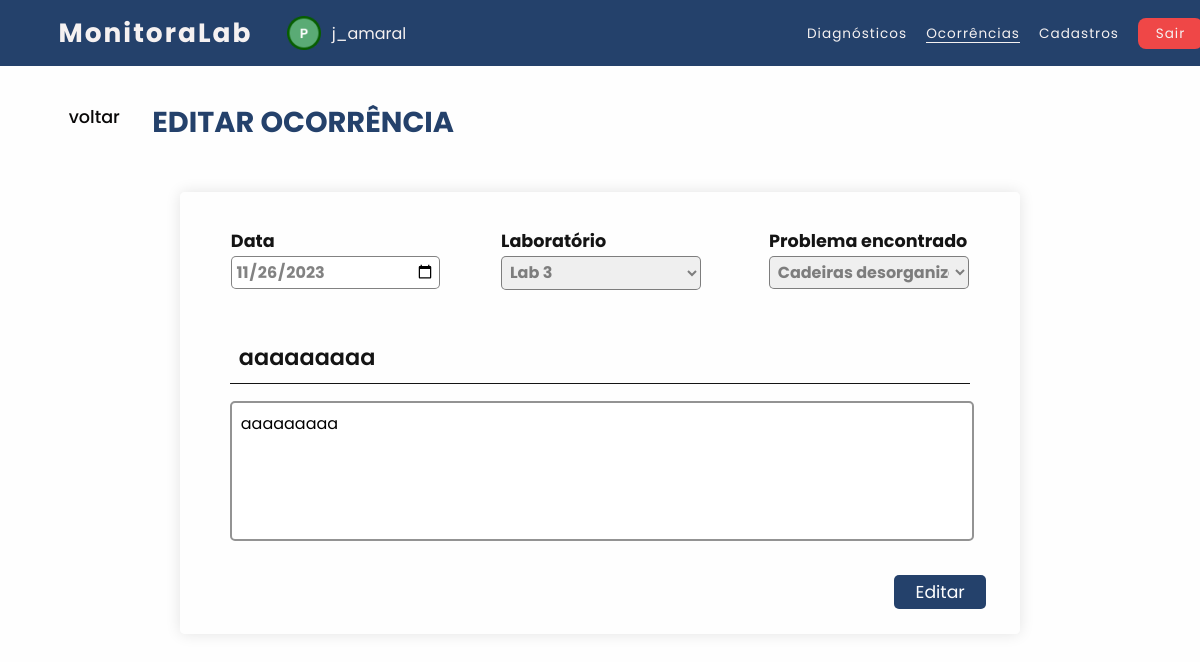
The app's page /usuarios/professor/editar-ocorrencia.php?id=83 (signed in) with its own data.
### tables this page shows
CREATE TABLE `ocorrencia` (
  `ID` int(11) NOT NULL,
  `data` date NOT NULL,
  `titulo` varchar(150) NOT NULL,
  `laboratorio` varchar(15) NOT NULL,
  `problema` varchar(30) NOT NULL,
  `descricao` varchar(500) NOT NULL,
  `responsavel` varchar(30) NOT NULL,
  `arquivado` varchar(5) NOT NULL,
  `login_prof` varchar(30) DEFAULT NULL
);

### usuarios/professor/editar-ocorrencia.php (the view, shortened to what this page needs)
<?php
    $conexao = ConectarBanco();
    $id = $_GET["id"];
    $sql_query = $conexao->query("SELECT `ID`, `Data`, `Titulo`, `Laboratorio`, `Problema`,
        `Descricao`,`Responsavel`, `Login_Prof` FROM ocorrencia WHERE id = '$id'") or die ($conexao->error);
    if ($sql_query && mysqli_num_rows($sql_query) > 0)
    {
        $ocorrencia = mysqli_fetch_assoc($sql_query);
    }
?>
<!DOCTYPE html>
<html lang="pt-br">
    <head>
        <link rel="stylesheet" type="text/css" href="../../css/navbar.css"><link rel="preconnect" href="https://fonts.googleapis.com">
        <link rel="stylesheet" type="text/css" href="../../css/registrar-ocorrencia.css"><link rel="preconnect" href="https://fonts.googleapis.com">
        <link rel="stylesheet" href="../../css/fonte-alert.css">
        <link rel="stylesheet" type="text/css" href="../../css/icone-tema.css">
    </head>
    <body id="body">
        <nav>
            <h1 class="logo">MonitoraLab</h1>
            <img src="../../icons/icone-professor.png" class="icone-usuario">
            <div class="usuario"><?php echo $_SESSION['login'] ;?></div>
            <ul class="nav-professor">
                <li><a class="nav-li" href="inicio.php">Diagnósticos</a></li>
                <li><a class="active" href="">Ocorrências</a></li>
                <li><a class="nav-li" href="monitores-cadastrados.php">Cadastros</a></li>
                <li><a class="Btn-Sair" onclick="Sair()" style="cursor: pointer;">Sair</a> </li>
            </ul>
        </nav>
        <div class="voltar">
            <a href="javascript: history.go(-1)" class="texto-voltar">voltar</a>
            <h2>Editar Ocorrência</h2>
        </div>
        <fieldset>
            <div class="cabecalho-forms">
                <div class="data">
                    <label class="titulo-info">Data</label>
                    <input type="date" id="dataOcorrencia" name="" class="input-data" value="<?= $ocorrencia['Data'] ?>">
                </div>
                <div class="laboratorio">
                    <label class="titulo-info">Laboratório</label>
                    <select name="" id="Sele-lab" class="select-lab">
                        <option value="<?= $ocorrencia['Laboratorio'] ?>"><?php echo $ocorrencia['Laboratorio']; ?></option>
                    </select>
                </div>
                <div class="problema">
                    <label class="titulo-info">Problema encontrado</label>
                    <select id="Sele-problema" class="select-prob">
                        <option value="<?= $ocorrencia['Problema'] ?>"><?php echo $ocorrencia['Problema']; ?></option>
                    </select>
                </div>
            </div>
            <div class="titulo-descricao">
                <input type="text" name="txt-titulo" id="titulo-ocorrencia" value="<?= $ocorrencia['Titulo'] ?>">
                <textarea class="txt-descricao" id="descricaoOcorrencia"><?php echo $ocorrencia['Descricao'] ?></textarea>
            </div>
            <?php echo '<a class="botao" onclick="Editar(this)" id-ocorrencia="' . $ocorrencia['ID'] . '" >Editar</a>'; ?>
        </fieldset>
    </body>
</html>

### css/navbar.css (style rules this page uses)
nav { background-color: var(--azul-1); color: var(--branco-1); padding: 1.1% 2%; display: flex; align-items: center; }
.logo { font-family: 'Poppins', sans-serif; font-size: 165%; font-weight: bold; letter-spacing: 2px; margin-left: 2%; }
.icone-usuario { margin-left: 3%; margin-right: 0.4%; width: 3%; }
.usuario { font-family: 'Poppins', sans-serif; font-size: 100%; margin-left: 0.5%; }
nav ul { position: absolute; margin-left: 54%; }
ul.nav-professor { position: absolute; margin-left: 64%; }
nav ul li { display: inline-block; line-height: 80%; margin-left: 15px; }
nav ul li a { color: var(--branco-1); font-family: 'Poppins', sans-serif; font-size: 85%; letter-spacing: 1px; line-height: 20%; position: relative; font-weight: 400; }
.nav-li::after { content: " "; width: 0%; height: 1px; background-color: var(--branco-1); position: absolute; bottom: 0; left: 0; transition: 0.2s ease-in-out; }
.active::after { content: " "; width: 100%; height: 1px; background-color: var(--branco-1); position: absolute; bottom: 0; left: 0; }
.Btn-Sair { background-color: var(--vermelho-1); padding: 20% 60%; border-radius: 8px; }

### css/registrar-ocorrencia.css (style rules this page uses)
html { min-height: 100vh; }
* { margin: 0; padding: 0; text-decoration: none; list-style: none; }
body { background: var(--fundo); }
.voltar { display: flex; align-items: center; margin: 2% 5% 2% 5%; }
.texto-voltar { font-family: 'Poppins', sans-serif; margin-left: 0.8%; font-weight: 500; font-size: 110%; color: var(--voltar); }
h2 { color: var(--h2); text-transform: uppercase; margin: 1% 0 0 3%; letter-spacing: normal; font-size: 180%; font-family: 'Poppins', sans-serif; }
fieldset { display: flex; flex-direction: column; width: 70%; height: auto; margin: 4% 0 5% 15%; border: none; box-shadow: var(--sombra) 0px 0px 15px; background: var(--caixa); border-radius: 5px; }
.cabecalho-forms { display: flex; flex-direction: row; justify-content:space-around; margin: 4% 2% ; }
.titulo-descricao { display: flex; flex-direction: column; justify-content:space-around; margin: 1% 0 0 0 ; }
.titulo-info { letter-spacing: normal; font-size: 110%; color: var(--titulo-dados); margin: 1% 0 1% 0; font-weight: bold; font-family: 'Poppins', sans-serif; }
.data { display: flex; flex-direction: column; }
.laboratorio { display: flex; flex-direction: column; }
.problema { display: flex; flex-direction: column; }
.input-data { padding: 1.5% 1.5% 1.5% 1.8%; height: 25px; width: 200px; color: var(--txt); font-weight: bold; font-family: 'Poppins', sans-serif; border-radius: 5px; border: 1px solid; font-size: 100%; }
.select-lab { padding: 1.8% 1.8% 1.8% 2%; height: auto; width: 200px; color: var(--txt); font-weight: bold; font-family: 'Poppins', sans-serif; border-radius: 5px; border: 1px solid; font-size: 100%; }
.select-prob { padding: 1.5% 1.5% 1.5% 1.8%; width: 200px; color: var(--txt); font-weight: bold; font-family: 'Poppins', sans-serif; border-radius: 5px; border: 1px solid; font-size: 100%; }
#titulo-ocorrencia { width: 86%; margin: 0% 0 1% 6%; border: none; border-bottom: 1px solid var(--dados); font-family: 'Poppins', sans-serif; font-size: 140%; font-weight: 600; padding: 1%; background-color: transparent; color: var(--dados); }
.txt-descricao { resize: none; height: 120px; width: 86%; margin: 1% 0 1% 6%; border: 2px solid var(--cinza-1); border-radius: 5px; padding: 1%; font-family: 'Poppins', sans-serif; font-size: 100%; }
.botao { background-color: var(--fundo-botao); color: var(--texto-branco); font-family: 'Poppins', sans-serif ; border: none; font-size: 108%; padding: 0.5%; border-radius: 5px; cursor: pointer; text-align: center; width: 10%; margin: 3% 0 3% 85%; }

### usuarios/professor/editar-ocorrencia.php (style rules this page uses)
body { visibility: hidden; }

### records on screen
ocorrencia: data "11/26/2023", laboratorio "Lab 3", problema "Cadeiras desorganizadas", txt-titulo "aaaaaaaaa", descricao "aaaaaaaaa"

### other values on screen
$_SESSION['login'] "j_amaral"
